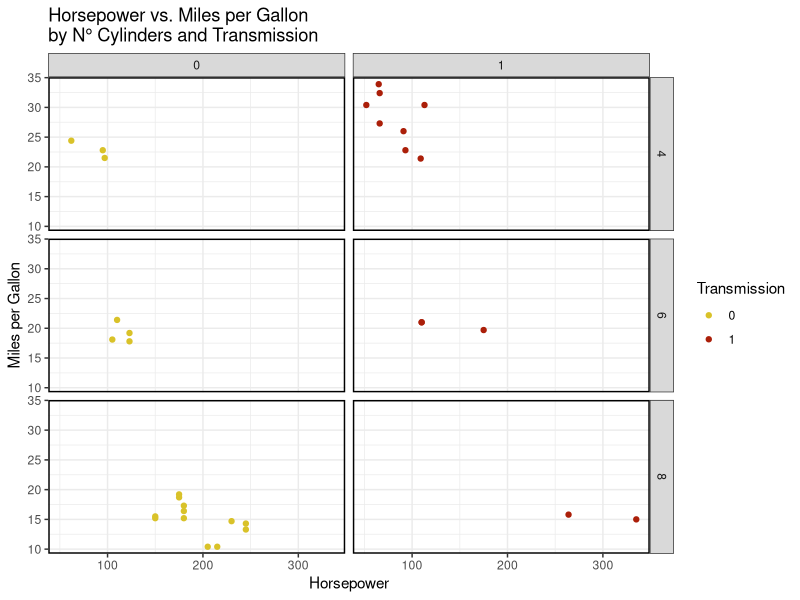
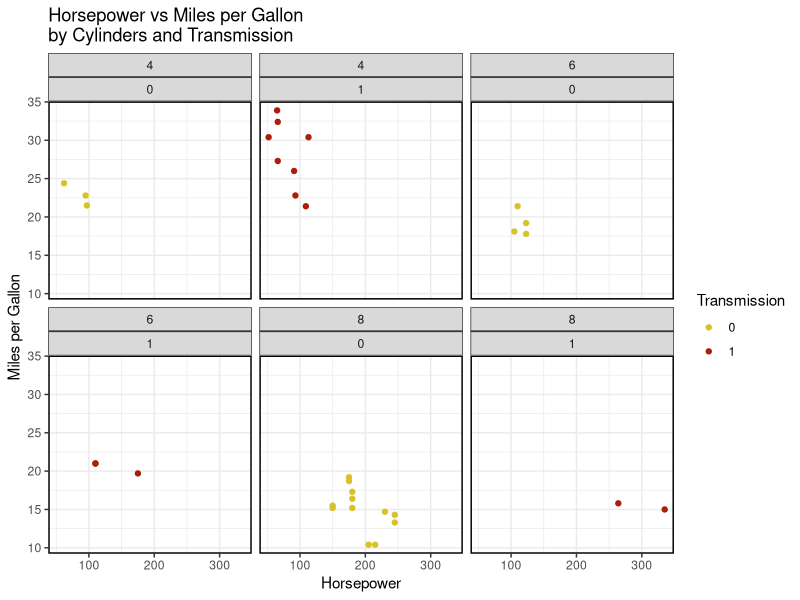

R code for these plots, in order:
# Exercise 17 – Using Facet Wrap with Two Variables
# Using the mtcars dataset:
# Tasks:
# 1. Convert cyl and am (transmission) to factors.
# 2. Create a scatter plot of hp vs mpg.
# 3. Use facet_wrap() combining cyl and am.
# 4. Color points by am.
# 5. Add labels and a theme.

library(tidyverse)

view(mtcars)

mtcars %>%
  mutate(cyl = as.factor(cyl),
         am = as.factor(am))%>%
  ggplot(aes(hp, mpg, colour = am))+
  geom_point()+
  scale_color_manual(values =
                       c("0"="#D9C229",
                         "1"= "#AB1F09"))+
  facet_grid(cyl ~ am)+
  labs(title = "Horsepower vs. Miles per Gallon \nby N° Cylinders and Transmission",
       x = "Horsepower",
       y = "Miles per Gallon",
       color = "Transmission")+
  theme_bw()+
  theme(panel.border = element_rect(fill = "transparent",
                                    color = "black", 
                                    linewidth = 1))


# With facet_wrap
mtcars %>%
  mutate(cyl = factor(cyl),
         am = factor(am)) %>%
  ggplot(aes(x = hp, y = mpg, color = am)) +
  geom_point() +
  scale_color_manual(values = c("0" = "#D9C229",
                                "1" = "#AB1F09")) +
  facet_wrap(~ cyl + am) +
  labs(title = "Horsepower vs Miles per Gallon\nby Cylinders and Transmission",
    x = "Horsepower",
    y = "Miles per Gallon",
    color = "Transmission") +
  theme_bw() +
  theme(panel.border = 
          element_rect(fill = "transparent", 
                       color = "black", 
                       linewidth = 1))
